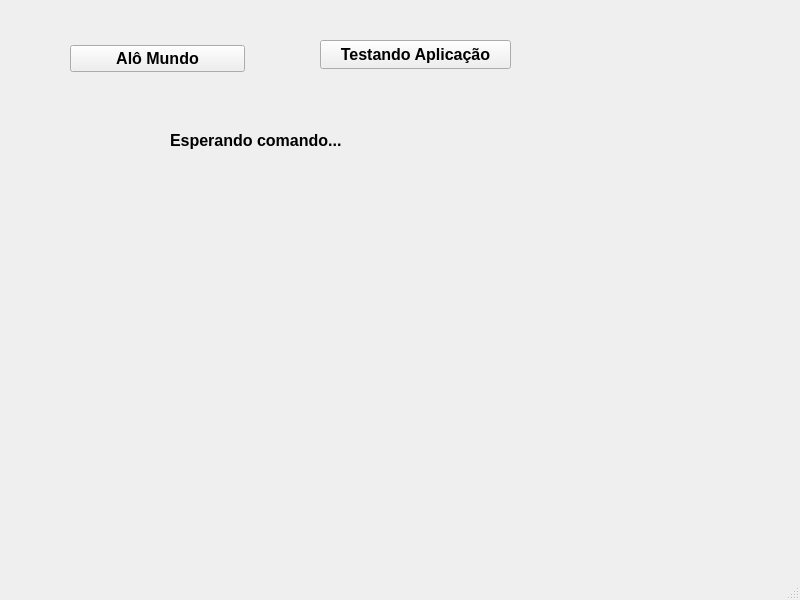
<?xml version="1.0" encoding="UTF-8"?>
<ui version="4.0">
 <class>MainWindow</class>
 <widget class="QMainWindow" name="MainWindow">
  <property name="geometry">
   <rect>
    <x>0</x>
    <y>0</y>
    <width>800</width>
    <height>600</height>
   </rect>
  </property>
  <property name="windowTitle">
   <string>MainWindow</string>
  </property>
  <widget class="QWidget" name="centralwidget">
   <widget class="QPushButton" name="pushButton_2">
    <property name="geometry">
     <rect>
      <x>320</x>
      <y>40</y>
      <width>191</width>
      <height>29</height>
     </rect>
    </property>
    <property name="font">
     <font>
      <pointsize>12</pointsize>
      <bold>true</bold>
     </font>
    </property>
    <property name="text">
     <string>Testando Aplicação</string>
    </property>
   </widget>
   <widget class="QLabel" name="label">
    <property name="geometry">
     <rect>
      <x>170</x>
      <y>110</y>
      <width>251</width>
      <height>61</height>
     </rect>
    </property>
    <property name="font">
     <font>
      <pointsize>12</pointsize>
     </font>
    </property>
    <property name="text">
     <string>&lt;html&gt;&lt;head/&gt;&lt;body&gt;&lt;p&gt;&lt;span style=&quot; font-size:12pt; font-weight:700;&quot;&gt;Esperando comando...&lt;/span&gt;&lt;/p&gt;&lt;/body&gt;&lt;/html&gt;</string>
    </property>
   </widget>
   <widget class="QWidget" name="">
    <property name="geometry">
     <rect>
      <x>70</x>
      <y>40</y>
      <width>175</width>
      <height>38</height>
     </rect>
    </property>
    <layout class="QHBoxLayout" name="horizontalLayout">
     <item>
      <widget class="QPushButton" name="pushButton">
       <property name="font">
        <font>
         <pointsize>12</pointsize>
         <bold>true</bold>
        </font>
       </property>
       <property name="text">
        <string>Alô Mundo</string>
       </property>
      </widget>
     </item>
    </layout>
   </widget>
  </widget>
  <widget class="QMenuBar" name="menubar">
   <property name="geometry">
    <rect>
     <x>0</x>
     <y>0</y>
     <width>800</width>
     <height>25</height>
    </rect>
   </property>
  </widget>
  <widget class="QStatusBar" name="statusbar"/>
 </widget>
 <resources/>
 <connections/>
</ui>
